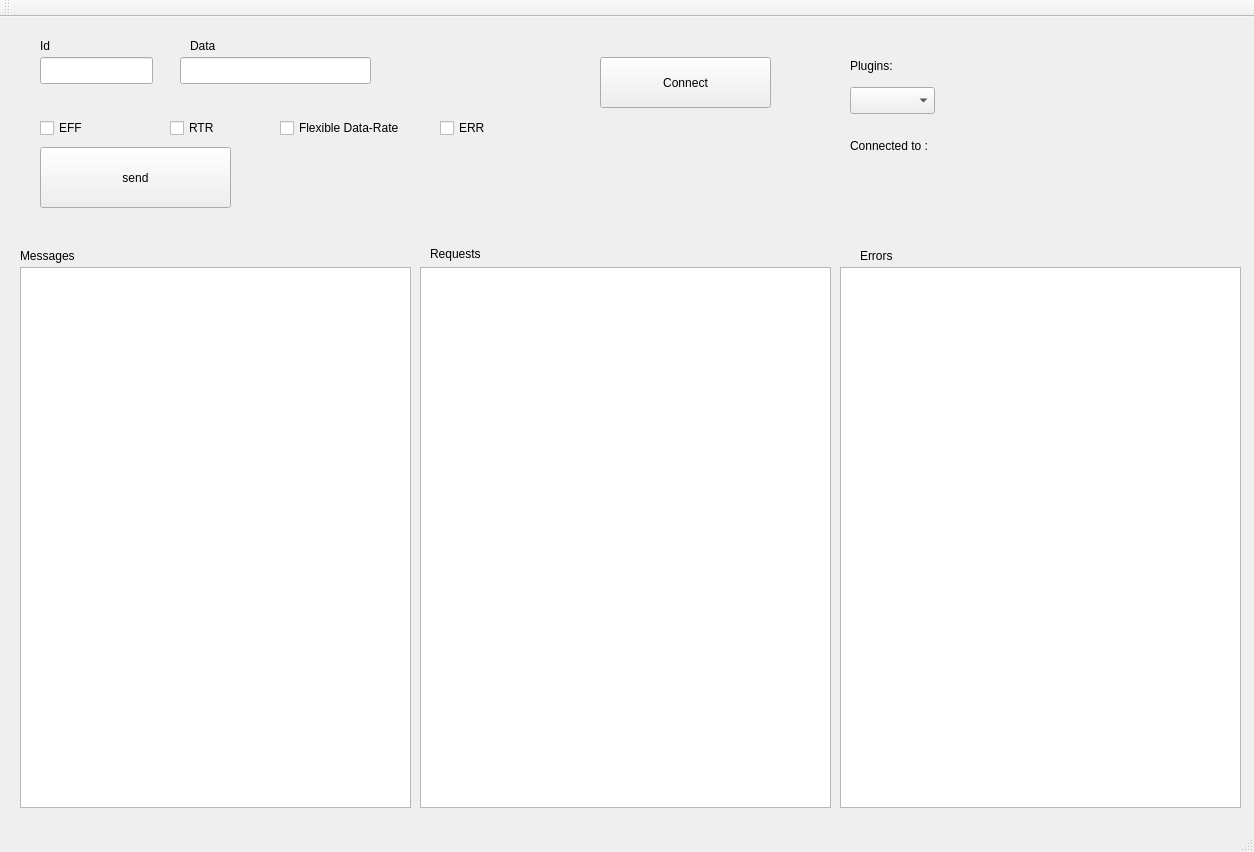
<?xml version="1.0" encoding="UTF-8"?>
<ui version="4.0">
 <class>MainWindow</class>
 <widget class="QMainWindow" name="MainWindow">
  <property name="geometry">
   <rect>
    <x>0</x>
    <y>0</y>
    <width>1254</width>
    <height>852</height>
   </rect>
  </property>
  <property name="windowTitle">
   <string>MainWindow</string>
  </property>
  <widget class="QWidget" name="centralWidget">
   <widget class="QLineEdit" name="lineEdit">
    <property name="geometry">
     <rect>
      <x>180</x>
      <y>40</y>
      <width>191</width>
      <height>27</height>
     </rect>
    </property>
   </widget>
   <widget class="QPushButton" name="sendButton">
    <property name="geometry">
     <rect>
      <x>40</x>
      <y>130</y>
      <width>191</width>
      <height>61</height>
     </rect>
    </property>
    <property name="text">
     <string>send</string>
    </property>
   </widget>
   <widget class="QComboBox" name="comboBox">
    <property name="geometry">
     <rect>
      <x>850</x>
      <y>70</y>
      <width>85</width>
      <height>27</height>
     </rect>
    </property>
   </widget>
   <widget class="QListWidget" name="listWidget">
    <property name="geometry">
     <rect>
      <x>20</x>
      <y>250</y>
      <width>391</width>
      <height>541</height>
     </rect>
    </property>
   </widget>
   <widget class="QLineEdit" name="idEdit">
    <property name="geometry">
     <rect>
      <x>40</x>
      <y>40</y>
      <width>113</width>
      <height>27</height>
     </rect>
    </property>
   </widget>
   <widget class="QLabel" name="label">
    <property name="geometry">
     <rect>
      <x>40</x>
      <y>20</y>
      <width>67</width>
      <height>17</height>
     </rect>
    </property>
    <property name="text">
     <string>Id</string>
    </property>
   </widget>
   <widget class="QLabel" name="label_2">
    <property name="geometry">
     <rect>
      <x>190</x>
      <y>20</y>
      <width>67</width>
      <height>17</height>
     </rect>
    </property>
    <property name="text">
     <string>Data</string>
    </property>
   </widget>
   <widget class="QCheckBox" name="EFF">
    <property name="geometry">
     <rect>
      <x>40</x>
      <y>100</y>
      <width>97</width>
      <height>22</height>
     </rect>
    </property>
    <property name="text">
     <string>EFF</string>
    </property>
   </widget>
   <widget class="QCheckBox" name="RTR">
    <property name="geometry">
     <rect>
      <x>170</x>
      <y>100</y>
      <width>97</width>
      <height>22</height>
     </rect>
    </property>
    <property name="text">
     <string>RTR</string>
    </property>
   </widget>
   <widget class="QPushButton" name="connectButton">
    <property name="geometry">
     <rect>
      <x>600</x>
      <y>40</y>
      <width>171</width>
      <height>51</height>
     </rect>
    </property>
    <property name="text">
     <string>Connect</string>
    </property>
   </widget>
   <widget class="QLabel" name="connectedToLabel">
    <property name="geometry">
     <rect>
      <x>850</x>
      <y>120</y>
      <width>341</width>
      <height>17</height>
     </rect>
    </property>
    <property name="text">
     <string>Connected to :</string>
    </property>
   </widget>
   <widget class="QLabel" name="label_3">
    <property name="geometry">
     <rect>
      <x>850</x>
      <y>40</y>
      <width>67</width>
      <height>17</height>
     </rect>
    </property>
    <property name="text">
     <string>Plugins:</string>
    </property>
   </widget>
   <widget class="QListWidget" name="requestList">
    <property name="geometry">
     <rect>
      <x>420</x>
      <y>250</y>
      <width>411</width>
      <height>541</height>
     </rect>
    </property>
   </widget>
   <widget class="QListWidget" name="errorList">
    <property name="geometry">
     <rect>
      <x>840</x>
      <y>250</y>
      <width>401</width>
      <height>541</height>
     </rect>
    </property>
   </widget>
   <widget class="QLabel" name="label_4">
    <property name="geometry">
     <rect>
      <x>20</x>
      <y>230</y>
      <width>67</width>
      <height>17</height>
     </rect>
    </property>
    <property name="text">
     <string>Messages</string>
    </property>
   </widget>
   <widget class="QLabel" name="label_5">
    <property name="geometry">
     <rect>
      <x>430</x>
      <y>227</y>
      <width>67</width>
      <height>20</height>
     </rect>
    </property>
    <property name="text">
     <string>Requests</string>
    </property>
   </widget>
   <widget class="QLabel" name="label_6">
    <property name="geometry">
     <rect>
      <x>860</x>
      <y>230</y>
      <width>67</width>
      <height>17</height>
     </rect>
    </property>
    <property name="text">
     <string>Errors</string>
    </property>
   </widget>
   <widget class="QCheckBox" name="fdBox">
    <property name="geometry">
     <rect>
      <x>280</x>
      <y>100</y>
      <width>161</width>
      <height>22</height>
     </rect>
    </property>
    <property name="text">
     <string>Flexible Data-Rate</string>
    </property>
   </widget>
   <widget class="QCheckBox" name="ERR">
    <property name="geometry">
     <rect>
      <x>440</x>
      <y>100</y>
      <width>97</width>
      <height>22</height>
     </rect>
    </property>
    <property name="text">
     <string>ERR</string>
    </property>
   </widget>
  </widget>
  <widget class="QMenuBar" name="menuBar">
   <property name="geometry">
    <rect>
     <x>0</x>
     <y>0</y>
     <width>1254</width>
     <height>25</height>
    </rect>
   </property>
  </widget>
  <widget class="QToolBar" name="mainToolBar">
   <attribute name="toolBarArea">
    <enum>TopToolBarArea</enum>
   </attribute>
   <attribute name="toolBarBreak">
    <bool>false</bool>
   </attribute>
  </widget>
  <widget class="QStatusBar" name="statusBar"/>
 </widget>
 <layoutdefault spacing="6" margin="11"/>
 <resources/>
 <connections/>
</ui>
